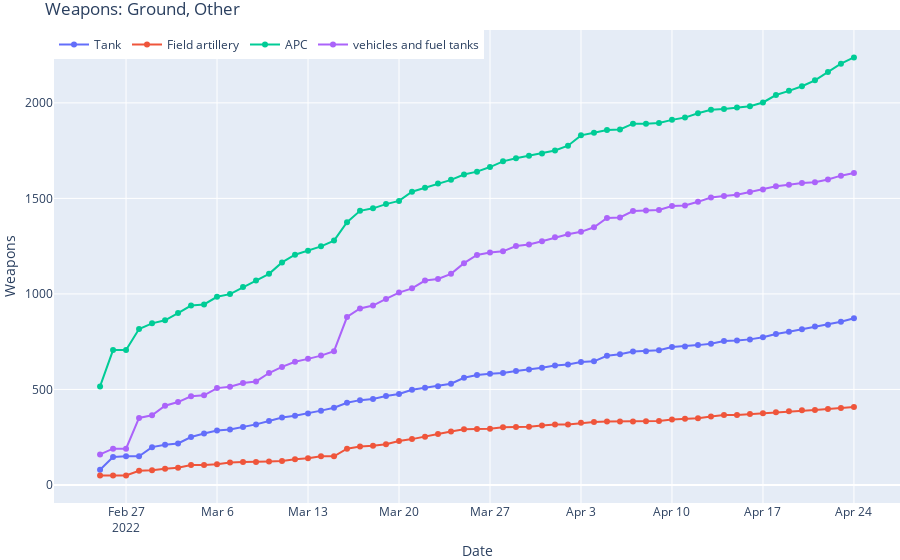

Notebook source saved alongside this figure:
### Code cell
x = df_total['date']
y0 = df_total['tank']
y1 = df_total['field artillery']
y2 = df_total['APC']
y3 = df_total['vehicles and fuel tanks']

fig = go.Figure()

fig.add_trace(go.Scatter(x=x, y=y0,
                    mode='lines+markers',
                    name='Tank'))
fig.add_trace(go.Scatter(x=x, y=y1,
                    mode='lines+markers',
                    name='Field artillery'))
fig.add_trace(go.Scatter(x=x, y=y2,
                    mode='lines+markers',
                    name='APC'))
fig.add_trace(go.Scatter(x=x, y=y3,
                    mode='lines+markers',
                    name='vehicles and fuel tanks'))
fig.update_layout(legend_orientation="h",
                  legend=dict(x=0, y=1, traceorder="normal"),
                  title="Weapons: Ground, Other",
                  xaxis_title="Date",
                  yaxis_title="Weapons ",
                  margin=dict(l=0, r=0, t=30, b=0))
fig.show()
